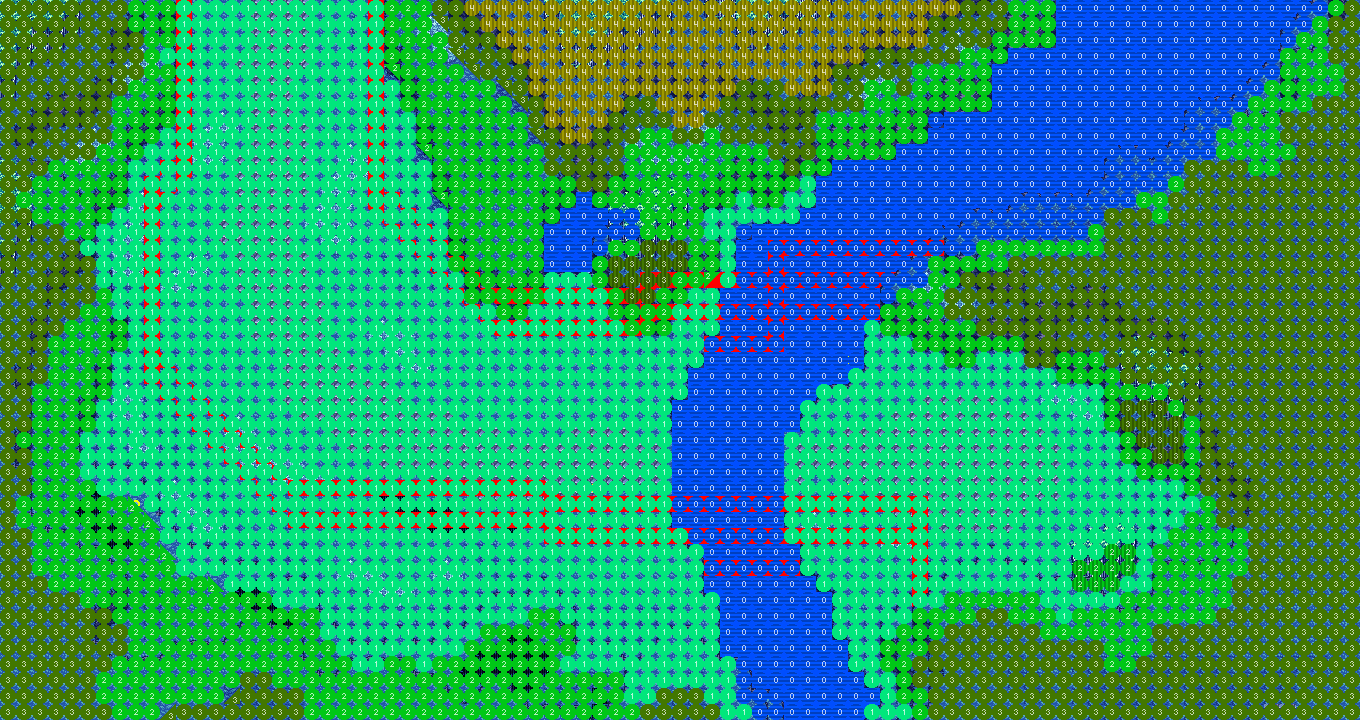

Rendered tile map (Tiled .tmx) drawn with the repository's tilesets; below, a short description and the map source with its tile grids summarised:
An orthogonal 85x45 tile map with 16x16 px tiles, 13 tile layers (Coll, Water, GroundTop, Coll, ...), 4 tilesets.

<map version="1.4" orientation="orthogonal" renderorder="right-down" width="85" height="45" tilewidth="16" tileheight="16">
  <tileset firstgid="1" source="../../../media/map/forest.tsx" />
  <tileset firstgid="687" source="../../../media/map/collisiontiles-16x16.tsx" />
  <tileset firstgid="702" source="../../../media/map/lightmap-tiles.tsx" />
  <tileset firstgid="724" source="../../../media/map/heightmap-tiles.tsx" />
  <layer id="4" name="Coll" width="85" height="45">
    <data>[3825 cells, 0 non-empty, 0 distinct tile ids]</data>
  </layer>
  <layer id="0" name="Water" width="85" height="45">
    <data>[3825 cells, 719 non-empty, 12 distinct tile ids]</data>
  </layer>
  <layer id="9" name="GroundTop" width="85" height="45">
    <data>[3825 cells, 557 non-empty, 53 distinct tile ids]</data>
  </layer>
  <layer id="5" name="Coll" width="85" height="45">
    <data>[3825 cells, 2534 non-empty, 13 distinct tile ids]</data>
  </layer>
  <layer id="1" name="Ground" width="85" height="45">
    <data>[3825 cells, 1738 non-empty, 96 distinct tile ids]</data>
  </layer>
  <layer id="8" name="UpperTop" width="85" height="45">
    <data>[3825 cells, 177 non-empty, 17 distinct tile ids]</data>
  </layer>
  <layer id="6" name="Coll" width="85" height="45">
    <data>[3825 cells, 1268 non-empty, 5 distinct tile ids]</data>
  </layer>
  <layer id="2" name="Upper" width="85" height="45">
    <data>[3825 cells, 1099 non-empty, 86 distinct tile ids]</data>
  </layer>
  <layer id="12" name="TopTop" width="85" height="45">
    <data>[3825 cells, 315 non-empty, 9 distinct tile ids]</data>
  </layer>
  <layer id="7" name="Coll" width="85" height="45">
    <data>[3825 cells, 257 non-empty, 4 distinct tile ids]</data>
  </layer>
  <layer id="3" name="Top" width="85" height="45">
    <data>[3825 cells, 1199 non-empty, 54 distinct tile ids]</data>
  </layer>
  <layer id="11" name="Light" width="85" height="45">
    <data>[3825 cells, 16 non-empty, 6 distinct tile ids]</data>
  </layer>
  <layer id="10" name="Height" width="85" height="45">
    <data>[3825 cells, 3825 non-empty, 12 distinct tile ids]</data>
  </layer>
</map>
